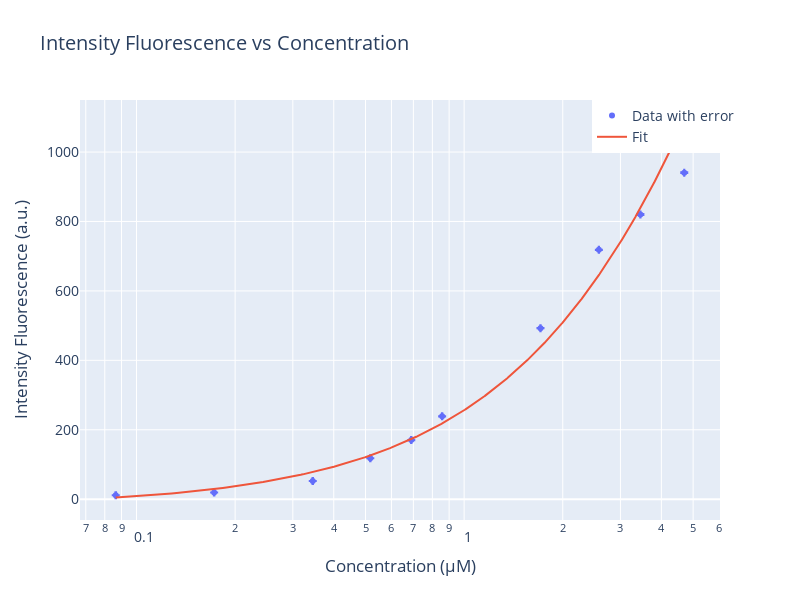

This figure's notebook cell:
### Code cell
I = np.array(IMAX_list)
sigmaI = np.array(error_IMAX_list) # need to propagate error on lambda d(-ax^2)/dx = -2ax

C = np.array(CONCENTRATIONS) # convert to μM
sigmaC = np.array(SIGMA_CONCETRATIONS)# propagate error on C

# iteration 0
popt, pcov = curve_fit(F_C_fit, C, I, p0=[1000,0.3,1.0],sigma=sigmaI,maxfev=10000)
F0, k, y0 = popt
error_F0, error_k, error_y0 = np.sqrt(np.diag(pcov))

# iteration 1
dFdC = np.abs(k*F0*np.exp(-k*C)) # propagate error on C
sigmaTot = np.sqrt(sigmaI**2 + (dFdC*sigmaC)**2) # propagate error on I
popt, pcov = curve_fit(F_C_fit, C, I, p0=[F0,k,y0],sigma=sigmaTot)
F0, k, y0 = popt
error_F0, error_k, error_y0 = np.sqrt(np.diag(pcov))

print('F0:',final_val(F0,error_F0,decimals=0,udm='a.u.'))
print('k:',final_val(k,error_k,decimals=3,udm='μM^-1'))
print('y0:',final_val(y0,error_y0,decimals=3,udm='a.u.'))

# Create a scatter plot with error bars using Plotly
fig = go.Figure()

# Add data points with error bars
fig.add_trace(go.Scatter(
    x=C,
    y=I,
    error_y=dict(
        type='data',
        array=sigmaI,
        visible=True
    ),
    error_x=dict(
        type='data',
        array=sigmaC,
        visible=True
    ),
    mode='markers',
    name='Data with error'
))

# Add the fitted curve
c = np.linspace(np.min(C), np.max(C), 1000)
fig.add_trace(go.Scatter(
    x=c,
    y=F_C_fit(c, *popt),
    mode='lines',
    name='Fit'
))

# Update layout for log scale and labels
fig.update_layout(
    xaxis=dict(
        title='Concentration (μM)',
        type='log'
    ),
    yaxis=dict(
        title='Intensity Fluorescence (a.u.)'
    ),
    title='Intensity Fluorescence vs Concentration',
    height=600,
    width=800,
    legend=dict(x=0.8, y=1),
    font=dict(size=14)
)

fig.show()

### Figure 1 — Plotly figure (JSON) as saved in the notebook; plotly's stock layout.template omitted (floating-point values rounded to 4 significant figures; data arrays with more than 128 entries replaced by an {"elided": "..."} marker saying what was removed)
{"data": [{"error_x": {"array": [0.002297, 0.00257, 0.002393, 0.00189, 0.00114, 0.0009875, 0.0007942, 0.000569, 0.0003123, 0.0001691], "type": "data", "visible": true}, "error_y": {"array": [1.342, 1.546, 0.2541, 0.1787, 0.2503, 0.18, 0.07047, 0.05781, 0.03351, 0.03655], "type": "data", "visible": true}, "mode": "markers", "name": "Data with error", "type": "scatter", "x": [4.698, 3.451, 2.578, 1.71, 0.8567, 0.6896, 0.5171, 0.3451, 0.1725, 0.08642], "y": [940.7, 820.0, 718.5, 492.8, 238.7, 170.3, 117.8, 52.55, 19.32, 11.33]}, {"mode": "lines", "name": "Fit", "type": "scatter", "x": {"elided": "1000 float values"}, "y": {"elided": "1000 float values"}}], "layout": {"font": {"size": 14}, "height": 600, "legend": {"x": 0.8, "y": 1}, "title": {"text": "Intensity Fluorescence vs Concentration"}, "width": 800, "xaxis": {"title": {"text": "Concentration (μM)"}, "type": "log"}, "yaxis": {"title": {"text": "Intensity Fluorescence (a.u.)"}}}}
